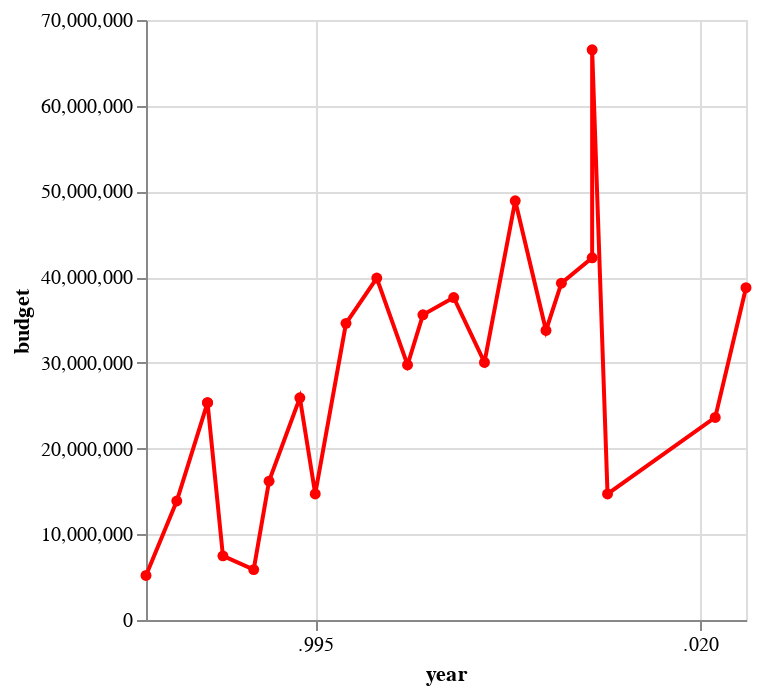

Notebook code for this chart:
### Code cell
# Budget over time
budget = alt.Chart(ghibli).mark_line(color = 'red',point=alt.OverlayMarkDef(fill='red')).encode(
    x = "year:T",
    y = "budget",
    tooltip = ["movie","budget"])
budget

### Figure 1 — Vega-Lite specification as saved in the notebook (floating-point values rounded to 4 significant figures)
{"config": {"view": {"continuousWidth": 300, "continuousHeight": 300}}, "data": {"name": "data-28ff8114ea5b8367971f2e44587967e7"}, "mark": {"type": "line", "color": "red", "point": {"fill": "red"}}, "encoding": {"tooltip": [{"field": "movie", "type": "nominal"}, {"field": "budget", "type": "quantitative"}], "x": {"field": "year", "type": "temporal"}, "y": {"field": "budget", "type": "quantitative"}}, "$schema": "https://vega.github.io/schema/vega-lite/v5.20.1.json", "datasets": {"data-28ff8114ea5b8367971f2e44587967e7": [{"movie": "Nausicaa", "release_date": "1984-03-11T00:00:00", "year": 1984, "budget": 5193000.0, "box_office": 19470000.0, "return": 2.75}, {"movie": "Castle in the Sky", "release_date": "1986-08-02T00:00:00", "year": 1986, "budget": 13880000.0, "box_office": 20820000.0, "return": 0.5}, {"movie": "Grave of the Fireflies", "release_date": "1988-04-15T00:00:00", "year": 1988, "budget": 25350000.0, "box_office": 25350000.0, "return": 0.0}, {"movie": "My Neighbor Totoro", "release_date": "1988-04-15T00:00:00", "year": 1988, "budget": 25350000.0, "box_office": 25350000.0, "return": 0.0}, {"movie": "Kiki's Delivery Service", "release_date": "1989-07-29T00:00:00", "year": 1989, "budget": 7484000.0, "box_office": 69220000.0, "return": 8.25}, {"movie": "Only Yesterday", "release_date": "1991-07-20T00:00:00", "year": 1991, "budget": 5878000.0, "box_office": 55560000.0, "return": 8.451}, {"movie": "Porco Rosso", "release_date": "1992-07-18T00:00:00", "year": 1992, "budget": 16200000.0, "box_office": 97210000.0, "return": 5.0}, {"movie": "Pom Poko", "release_date": "1994-07-16T00:00:00", "year": 1994, "budget": 25930000.0, "box_office": 94510000.0, "return": 2.646}, {"movie": "Whisper of the Heart", "release_date": "1995-07-15T00:00:00", "year": 1995, "budget": 14710000.0, "box_office": 70450000.0, "return": 3.789}, {"movie": "Princess Mononoke", "release_date": "1997-07-12T00:00:00", "year": 1997, "budget": 34610000.0, "box_office": 322600000.0, "return": 8.323}, {"movie": "My Neighbors the Yamadas", "release_date": "1999-07-17T00:00:00", "year": 1999, "budget": 39890000.0, "box_office": 26370000.0, "return": -0.339}, {"movie": "Spirited Away", "release_date": "2001-07-20T00:00:00", "year": 2001, "budget": 29750000.0, "box_office": 522700000.0, "return": 16.57}, {"movie": "The Cat Returns", "release_date": "2002-07-19T00:00:00", "year": 2002, "budget": 35610000.0, "box_office": 95260000.0, "return": 1.675}, {"movie": "Howl's Moving Castle", "release_date": "2004-11-20T00:00:00", "year": 2004, "budget": 37620000.0, "box_office": 383500000.0, "return": 9.195}, {"movie": "Tales from Earthsea", "release_date": "2006-07-29T00:00:00", "year": 2006, "budget": 30050000.0, "box_office": 112800000.0, "return": 2.755}, {"movie": "Ponyo", "release_date": "2008-07-19T00:00:00", "year": 2008, "budget": 48910000.0, "box_office": 281900000.0, "return": 4.763}, {"movie": "Arrietty", "release_date": "2010-07-17T00:00:00", "year": 2010, "budget": 33780000.0, "box_office": 212000000.0, "return": 5.276}, {"movie": "From Up On Poppy Hill", "release_date": "2011-07-16T00:00:00", "year": 2011, "budget": 39300000.0, "box_office": 88110000.0, "return": 1.242}, {"movie": "The Wind Rises", "release_date": "2013-07-20T00:00:00", "year": 2013, "budget": 42250000.0, "box_office": 192300000.0, "return": 3.552}, {"movie": "The Tale of Princess Kaguya", "release_date": "2013-11-23T00:00:00", "year": 2013, "budget": 66520000.0, "box_office": 33860000.0, "return": -0.491}, {"movie": "When Marnie Was There", "release_date": "2014-07-19T00:00:00", "year": 2014, "budget": 14710000.0, "box_office": 48480000.0, "return": 2.295}, {"movie": "Earwig and the Witch", "release_date": "2021-02-03T00:00:00", "year": 2021, "budget": 23640000.0, "box_office": 858900.0, "return": -0.9637}, {"movie": "The Boy and the Heron", "release_date": "2023-07-14T00:00:00", "year": 2023, "budget": 38770000.0, "box_office": 299900000.0, "return": 6.734}]}}
